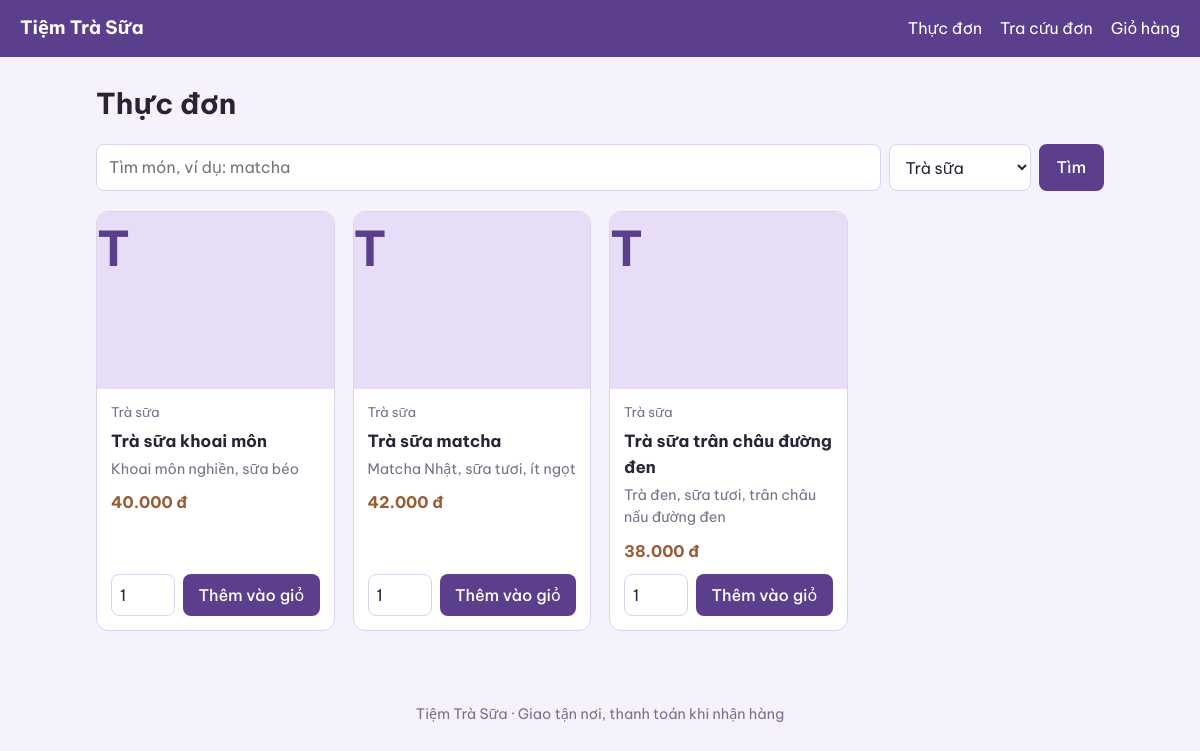
The page /index.php?cat=1 on the database its author committed.
### tables this page shows
CREATE TABLE products (
  id INT AUTO_INCREMENT PRIMARY KEY,
  category_id INT NULL,
  name VARCHAR(150) NOT NULL,
  description TEXT,
  price INT UNSIGNED NOT NULL,
  image VARCHAR(255) NULL,
  is_available TINYINT(1) NOT NULL DEFAULT 1,
  created_at TIMESTAMP DEFAULT CURRENT_TIMESTAMP,
  FOREIGN KEY (category_id) REFERENCES categories(id) ON DELETE SET NULL
);

CREATE TABLE categories (
  id INT AUTO_INCREMENT PRIMARY KEY,
  name VARCHAR(100) NOT NULL
);

### includes/init.php (called while the page is built, shortened)
<?php
function db(): PDO {
    static $pdo = null;
    if ($pdo === null) {
        $pdo = new PDO(
            'mysql:host=' . DB_HOST . ';dbname=' . DB_NAME . ';charset=utf8mb4',
            DB_USER, DB_PASS,
            [
                PDO::ATTR_ERRMODE            => PDO::ERRMODE_EXCEPTION,
                PDO::ATTR_DEFAULT_FETCH_MODE => PDO::FETCH_ASSOC,
                PDO::ATTR_EMULATE_PREPARES   => false,
            ]
        );
    }
    return $pdo;
}
function e($s): string { return htmlspecialchars((string)$s, ENT_QUOTES, 'UTF-8'); }
function money($n): string { return number_format((int)$n, 0, ',', '.') . ' đ'; }

### index.php (the view, shortened to what this page needs)
<?php
require __DIR__ . '/includes/init.php';
$q   = trim($_GET['q'] ?? '');
$cat = (int)($_GET['cat'] ?? 0);
$cats = db()->query('SELECT * FROM categories ORDER BY name')->fetchAll();
$sql = 'SELECT p.*, c.name AS cat_name FROM products p
        LEFT JOIN categories c ON c.id = p.category_id
        WHERE p.is_available = 1';
$params = [];
if ($cat > 0)   { $sql .= ' AND p.category_id = ?'; $params[] = $cat; }
$sql .= ' ORDER BY c.name, p.name';
$stmt = db()->prepare($sql);
$stmt->execute($params);
$products = $stmt->fetchAll();
include __DIR__ . '/includes/header.php';
?>
<h1>Thực đơn</h1>
<form class="search" method="get">
  <input type="search" name="q" value="<?= e($q) ?>" placeholder="Tìm món, ví dụ: matcha">
  <select name="cat">
    <?php foreach ($cats as $c): ?>
      <option value="<?= $c['id'] ?>" <?= $cat === (int)$c['id'] ? 'selected' : '' ?>><?= e($c['name']) ?></option>
    <?php endforeach; ?>
  </select>
  <button class="btn">Tìm</button>
</form>
<?php if (!$products): ?>
  <p class="empty">Không tìm thấy món nào khớp với "<?= e($q) ?>". Thử từ khoá khác hoặc chọn "Tất cả nhóm".</p>
<?php else: ?>
<div class="grid">
  <?php foreach ($products as $p): ?>
  <article class="card">
    <?php if ($p['image']): ?>
      <img src="<?= BASE_URL ?>/uploads/<?= e($p['image']) ?>" alt="<?= e($p['name']) ?>">
    <?php else: ?>
      <div class="ph"><?= e(mb_substr($p['name'], 0, 1)) ?></div>
    <?php endif; ?>
    <div class="card-body">
      <small class="muted"><?= e($p['cat_name'] ?? 'Khác') ?></small>
      <h3><?= e($p['name']) ?></h3>
      <p class="muted"><?= e($p['description']) ?></p>
      <div class="price"><?= money($p['price']) ?></div>
      <form method="post" action="<?= BASE_URL ?>/cart.php" class="add">
        <input type="number" name="qty" value="1" min="1" max="20" aria-label="Số lượng">
        <button class="btn">Thêm vào giỏ</button>
      </form>
    </div>
  </article>
  <?php endforeach; ?>
</div>
<?php endif; ?>
<?php include __DIR__ . '/includes/footer.php'; ?>

### assets/style.css (style rules this page uses)
:root { --bg: #f6f2fb; --ink: #2a2235; --muted: #7a6f88; --line: #ddd3ea; --primary: #5b3f8c; --primary-ink: #fff; --sugar: #9a5b34; --card: #fff; --ok: #2f7d4f; --err: #b3342f; }
* { box-sizing: border-box; }
body { margin: 0; background: var(--bg); color: var(--ink); font: 16px/1.55 "Be Vietnam Pro", system-ui, sans-serif; }
h1 { font-size: 1.8rem; margin: 0.2em 0 0.6em; }
.muted { color: var(--muted); }
.btn { display: inline-block; background: var(--primary); color: #fff; border: 0; border-radius: 8px; padding: 10px 18px; font: inherit; font-weight: 500; cursor: pointer; text-decoration: none; }
input, select, textarea { font: inherit; padding: 10px 12px; border: 1px solid var(--line); border-radius: 8px; background: #fff; color: var(--ink); width: 100%; }
.search { display: flex; gap: 8px; flex-wrap: wrap; margin-bottom: 20px; }
.search input { flex: 1 1 220px; width: auto; }
.search select { width: auto; }
.grid { display: grid; grid-template-columns: repeat(auto-fill, minmax(230px, 1fr)); gap: 18px; }
.card { background: var(--card); border: 1px solid var(--line); border-radius: 12px; overflow: hidden; display: flex; flex-direction: column; }
.card img, .card .ph { width: 100%; aspect-ratio: 4/3; object-fit: cover; display: block; }
.ph { display: grid; place-items: center; background: #e8ddf7; color: var(--primary); font-size: 3rem; font-weight: 700; }
.card-body { padding: 14px; display: flex; flex-direction: column; gap: 4px; flex: 1; }
.card h3 { margin: 0; font-size: 1.05rem; }
.card p { margin: 0; font-size: 0.9rem; }
.price { font-weight: 700; color: var(--sugar); margin: 6px 0; }
.add { display: flex; gap: 8px; margin-top: auto; }
.add input { width: 64px; padding: 8px; }
.add .btn { flex: 1; padding: 8px 10px; }

### rows shown on the page
products: name "T", category.name "Trà sữa", name "Trà sữa khoai môn", description "Khoai môn nghiền, sữa béo", price "40.000 đ"
products: name "T", category.name "Trà sữa", name "Trà sữa matcha", description "Matcha Nhật, sữa tươi, ít ngọt", price "42.000 đ"
products: name "T", category.name "Trà sữa", name "Trà sữa trân châu đường đen", description "Trà đen, sữa tươi, trân châu nấu đường đen", price "38.000 đ"

### other values the page prints
form field cat "Trà sữa"
